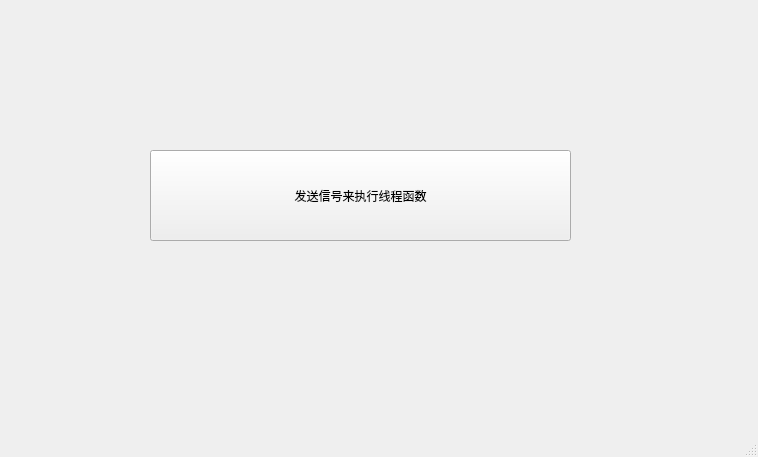
<?xml version="1.0" encoding="UTF-8"?>
<ui version="4.0">
 <class>MainWindow</class>
 <widget class="QMainWindow" name="MainWindow">
  <property name="geometry">
   <rect>
    <x>0</x>
    <y>0</y>
    <width>758</width>
    <height>457</height>
   </rect>
  </property>
  <property name="windowTitle">
   <string>MainWindow</string>
  </property>
  <widget class="QWidget" name="centralwidget">
   <widget class="QPushButton" name="pushButton">
    <property name="geometry">
     <rect>
      <x>150</x>
      <y>150</y>
      <width>421</width>
      <height>91</height>
     </rect>
    </property>
    <property name="text">
     <string>发送信号来执行线程函数</string>
    </property>
   </widget>
  </widget>
  <widget class="QMenuBar" name="menubar">
   <property name="geometry">
    <rect>
     <x>0</x>
     <y>0</y>
     <width>758</width>
     <height>26</height>
    </rect>
   </property>
  </widget>
  <widget class="QStatusBar" name="statusbar"/>
 </widget>
 <resources/>
 <connections/>
</ui>
